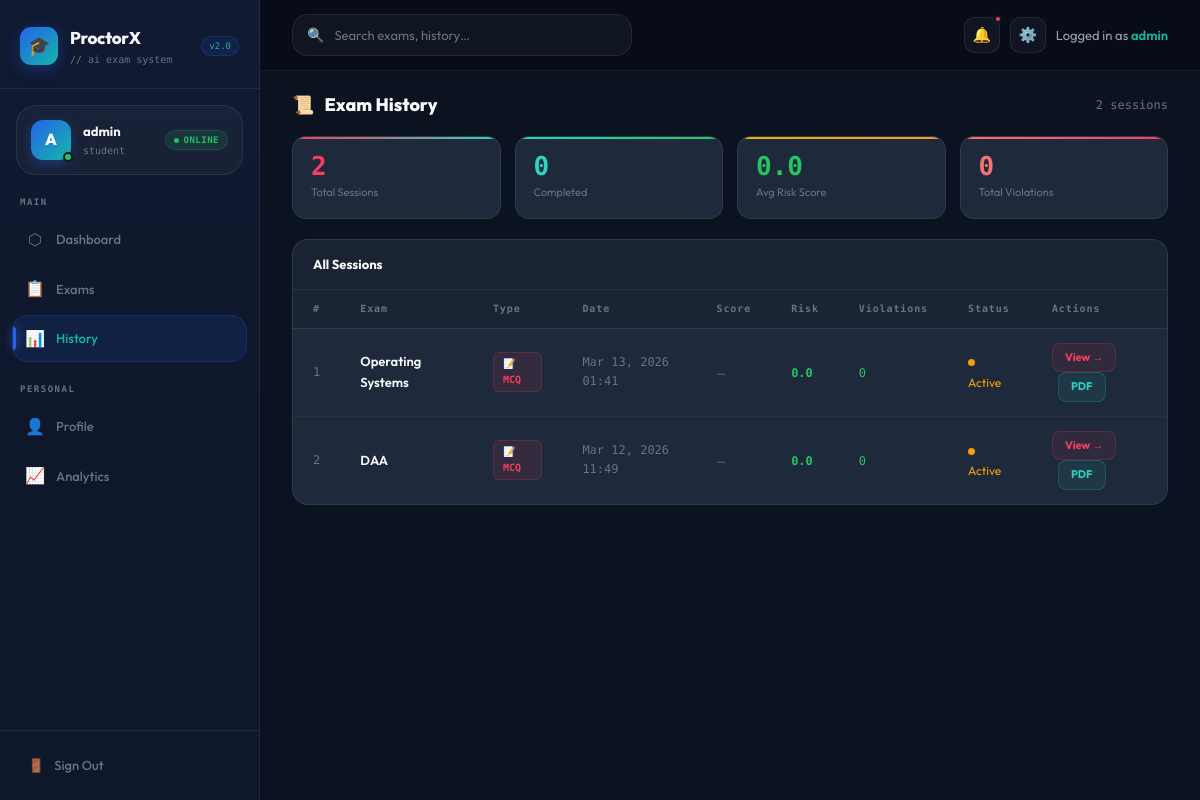
Screenshot of /history (signed in) with the database file from the repository.
### tables this page shows
CREATE TABLE exam_sessions (
	id INTEGER NOT NULL, 
	user_id INTEGER NOT NULL, 
	exam_name VARCHAR(200) NOT NULL, 
	start_time DATETIME, 
	end_time DATETIME, 
	status VARCHAR(20), 
	final_risk_score FLOAT, 
	total_violations INTEGER, score INTEGER DEFAULT 0, total_questions INTEGER DEFAULT 0, exam_type VARCHAR(20) DEFAULT 'mcq', 
	PRIMARY KEY (id), 
	FOREIGN KEY(user_id) REFERENCES users (id)
);

### app.py (the view)
@app.route('/history')
@login_required
def history_page():
    sessions = ExamSession.query.filter_by(user_id=current_user.id)\
                                .order_by(ExamSession.start_time.desc()).all()
    return render_template('history.html', sessions=sessions)

### app.py (called while the page is built)
@login_manager.user_loader
def load_user(user_id):
    return User.query.get(int(user_id))

### templates/history.html (shortened to what this page needs)
{% extends 'layout_dashboard.html' %}
{% set active_page = 'history' %}
{% set title = 'Exam History' %}
{% block content %}
{% set completed = sessions | selectattr('status','eq','completed') | list %}
{% set avg_risk = (sessions | map(attribute='final_risk_score') | select | list | sum / sessions|length) if sessions else 0 %}
{% set total_viols = sessions | map(attribute='total_violations') | select | list | sum %}
<div class="hist-wrap">
  <div class="hist-head">
    <div class="hist-title"><span>📜</span> Exam History</div>
    <span style="font-size:12px;color:var(--text-3);font-family:var(--font-m)">{{ sessions|length }} sessions</span>
  </div>
  {% if sessions %}
  <div class="hist-summary">
    <div class="hs-card c1">
      <div class="hs-val" style="color:#F43F5E">{{ sessions|length }}</div>
      <div class="hs-lbl">Total Sessions</div>
    </div>
    <div class="hs-card c2">
      <div class="hs-val" style="color:#2DD4BF">{{ completed|length }}</div>
      <div class="hs-lbl">Completed</div>
    </div>
    <div class="hs-card c3">
      {% set ar = "%.1f"|format(avg_risk) %}
      <div class="hs-val" style="color:{% if avg_risk < 30 %}#22C55E{% elif avg_risk < 60 %}#EAB308{% else %}#F87171{% endif %}">{{ ar }}</div>
      <div class="hs-lbl">Avg Risk Score</div>
    </div>
    <div class="hs-card c4">
      <div class="hs-val" style="color:#F87171">{{ total_viols }}</div>
      <div class="hs-lbl">Total Violations</div>
    </div>
  </div>
  <div class="hist-table-card">
    <div class="hist-tbl-head">
      <div class="hist-tbl-title">All Sessions</div>
    </div>
    <table>
      <thead>
        <tr>
          <th>#</th><th>Exam</th><th>Type</th><th>Date</th>
          <th>Score</th><th>Risk</th><th>Violations</th><th>Status</th><th>Actions</th>
        </tr>
      </thead>
      <tbody>
        {% for s in sessions %}
        {% set r = s.final_risk_score|default(0) %}
        {% set rc = '#22C55E' if r < 30 else ('#EAB308' if r < 60 else '#F87171') %}
        {% set score_pct = ((s.score / s.total_questions * 100)|round|int) if s.total_questions else 0 %}
        {% set sc = '#22C55E' if score_pct >= 70 else ('#EAB308' if score_pct >= 40 else '#F87171') %}
        <tr>
          <td class="td-mono" style="color:var(--text-3)">{{ loop.index }}</td>
          <td class="td-name">{{ s.exam_name }}</td>
          <td>
            {% if s.exam_type == 'coding' %}
              <span class="type-badge type-coding">💻 Coding</span>
            {% else %}
              <span class="type-badge type-mcq">📝 MCQ</span>
            {% endif %}
          </td>
          <td class="td-mono" style="color:var(--text-3)">{{ s.start_time.strftime('%b %d, %Y %H:%M') }}</td>
          <td>
            {% if s.total_questions %}
            <div class="score-bar-wrap">
              <span class="td-mono" style="color:{{ sc }};font-weight:700;min-width:36px">{{ score_pct }}%</span>
              <div class="score-bar-bg"><div class="score-bar-fill" style="width:{{ score_pct }}%;background:{{ sc }}"></div></div>
            </div>
            {% else %}
              <span style="color:var(--text-3);font-size:11px">—</span>
            {% endif %}
          </td>
          <td>
            <span class="td-mono" style="color:{{ rc }};font-weight:700">{{ "%.1f"|format(r) }}</span>
          </td>
          <td>
            <span class="td-mono" style="color:{% if s.total_violations %}#F87171{% else %}#22C55E{% endif %}">
              {{ s.total_violations or 0 }}
            </span>
          </td>
          <td>
            {% if s.status == 'completed' %}
              <span class="status-dot" style="background:#22C55E"></span><span style="font-size:12px;color:#22C55E">Completed</span>
            {% elif s.status == 'terminated' %}
              <span class="status-dot" style="background:#F87171"></span><span style="font-size:12px;color:#F87171">Terminated</span>
            {% else %}
              <span class="status-dot" style="background:#F59E0B"></span><span style="font-size:12px;color:#F59E0B">Active</span>
            {% endif %}
          </td>
          <td>
            <a href="/exam/{{ s.id }}/result" class="view-btn">View →</a>
            <a href="/report/{{ s.id }}" class="report-btn">PDF</a>
          </td>
        </tr>
        {% endfor %}
      </tbody>
    </table>
  </div>
  {% endif %}
</div>
{% endblock %}

### static/css/base.css (style rules this page uses)
:root { --navy: #0B1220; --navy-2: #0F172A; --navy-3: #1E293B; --navy-4: #334155; --indigo: #2563EB; --indigo-2: #14B8A6; --indigo-dim: rgba(37, 99, 235, 0.12); --indigo-mid: rgba(37, 99, 235, 0.22); --indigo-glo: rgba(37, 99, 235, 0.35); --cyan: #14B8A6; --cyan-dim: rgba(20, 184, 166, 0.1); --cyan-glo: rgba(20, 184, 166, 0.3); --violet: #3B82F6; --violet-dim: rgba(59, 130, 246, 0.12); --emerald: #22C55E; --emerald-dim: rgba(34, 197, 94, 0.12); --amber: #F59E0B; --amber-dim: rgba(245, 158, 11, 0.12); --rose: #EF4444; --rose-dim: rgba(239, 68, 68, 0.12); --glass: rgba(255, 255, 255, 0.04); --glass-2: rgba(255, 255, 255, 0.07); --glass-b: rgba(255, 255, 255, 0.08); --bg: var(--navy); --bg2: var(--navy-2); --bg3: var(--navy-3); --bg4: var(--navy-4); --accent: #2563EB; --accent-2: #14B8A6; --accent-soft: rgba(37, 99, 235, 0.08); --accent-mid: rgba(37, 99, 235, 0.18); --accent-glow: rgba(37, 99, 235, 0.25); --green: var(--emerald); --green-soft: var(--emerald-dim); --amber-soft: var(--amber-dim); --red: var(--rose); --red-soft: var(--rose-dim); --blue: var(--cyan); --blue-soft: var(--cyan-dim); --text: #F9FAFB; --text-2: #9CA3AF; --text-3: #6B7280; --border: rgba(255, 255, 255, 0.08); --border-2: rgba(255, 255, 255, 0.15); --shadow: rgba(0, 0, 0, 0.2); --shadow-md: rgba(0, 0, 0, 0.4); --font-sans: 'Plus Jakarta Sans', sans-serif; --font-mono: 'JetBrains Mono', monospace; --font-d: 'Outfit', sans-serif; --font-m: 'Geist Mono', monospace; --r-xs: 6px; --r-sm: 8px; --r-md: 12px; --r-lg: 16px; --r-xl: 20px; --r-2xl: 24px; --r-full: 9999px; }
*, *::before, *::after { margin: 0; padding: 0; box-sizing: border-box; }
html { scroll-behavior: smooth; }
body { background: var(--bg); color: var(--text); font-family: var(--font-d); font-size: 14px; line-height: 1.6; min-height: 100vh; -webkit-font-smoothing: antialiased; }
a { text-decoration: none; color: inherit; }

### rows the page displays
exam_sessions: exam_name "Operating Systems", start_time "Mar 13, 2026 01:41", final_risk_score "0.0", total_violations "0"
exam_sessions: exam_name "DAA", start_time "Mar 12, 2026 11:49", final_risk_score "0.0", total_violations "0"

### other values shown
{{ current_user.username[0].upper() }} "A"
{{ current_user.username }} "admin"
{{ sessions|length }} "2"
{{ completed|length }} "0"
{{ ar }} "0.0"
{{ total_viols }} "0"
